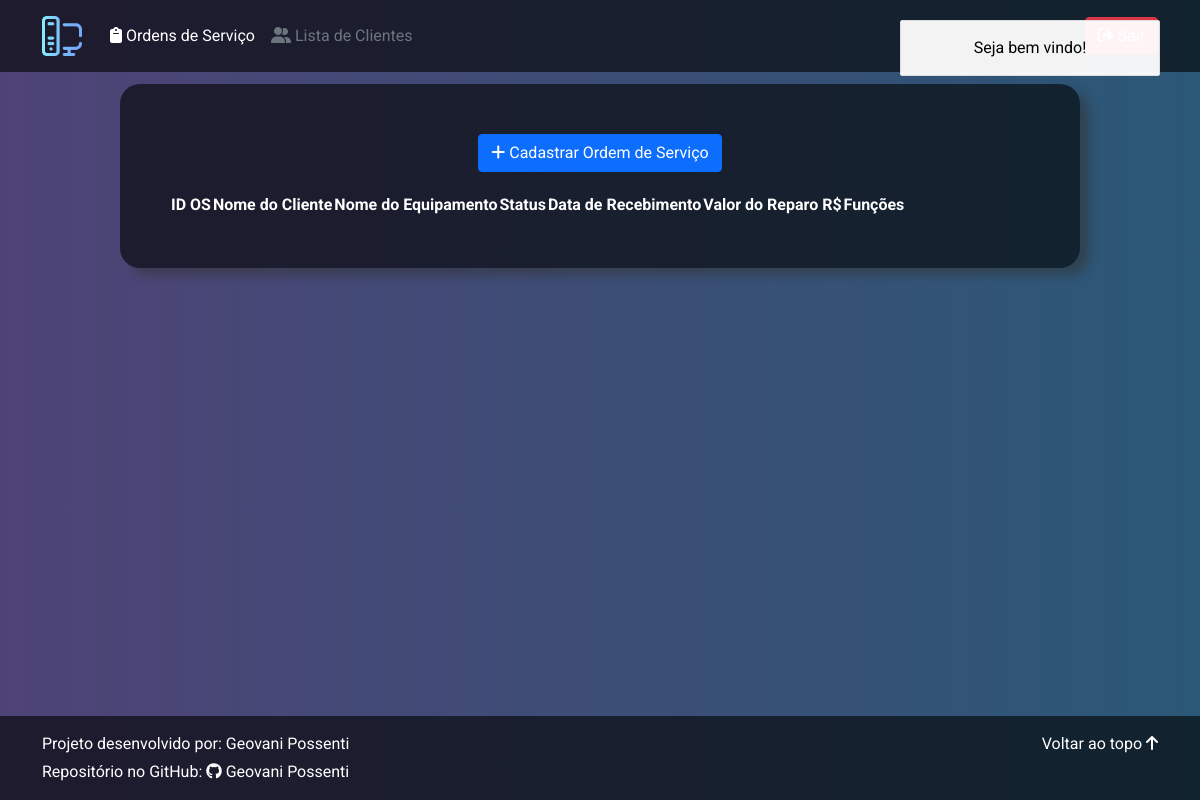
Page /Views/os.php (signed in) on the earlier database version.
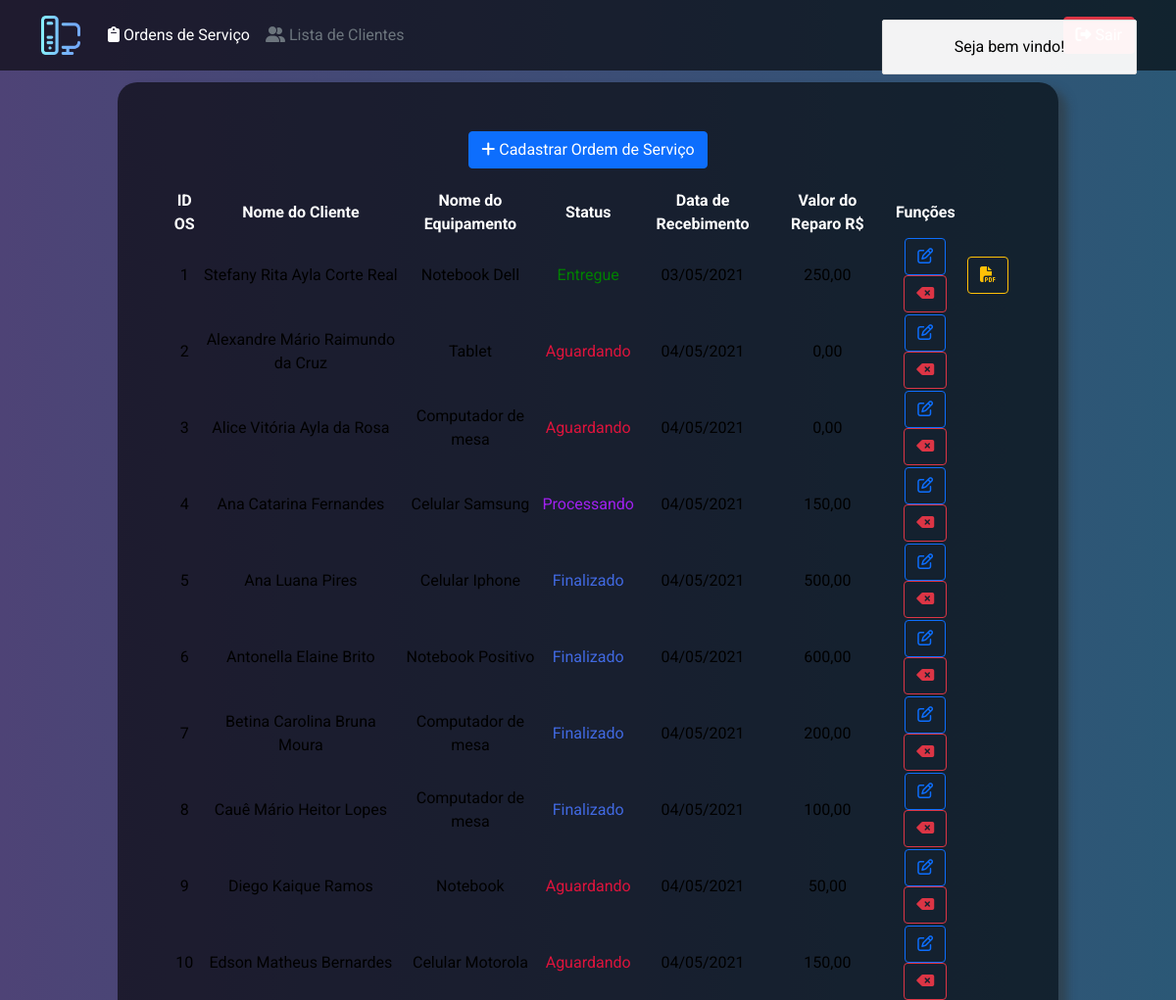
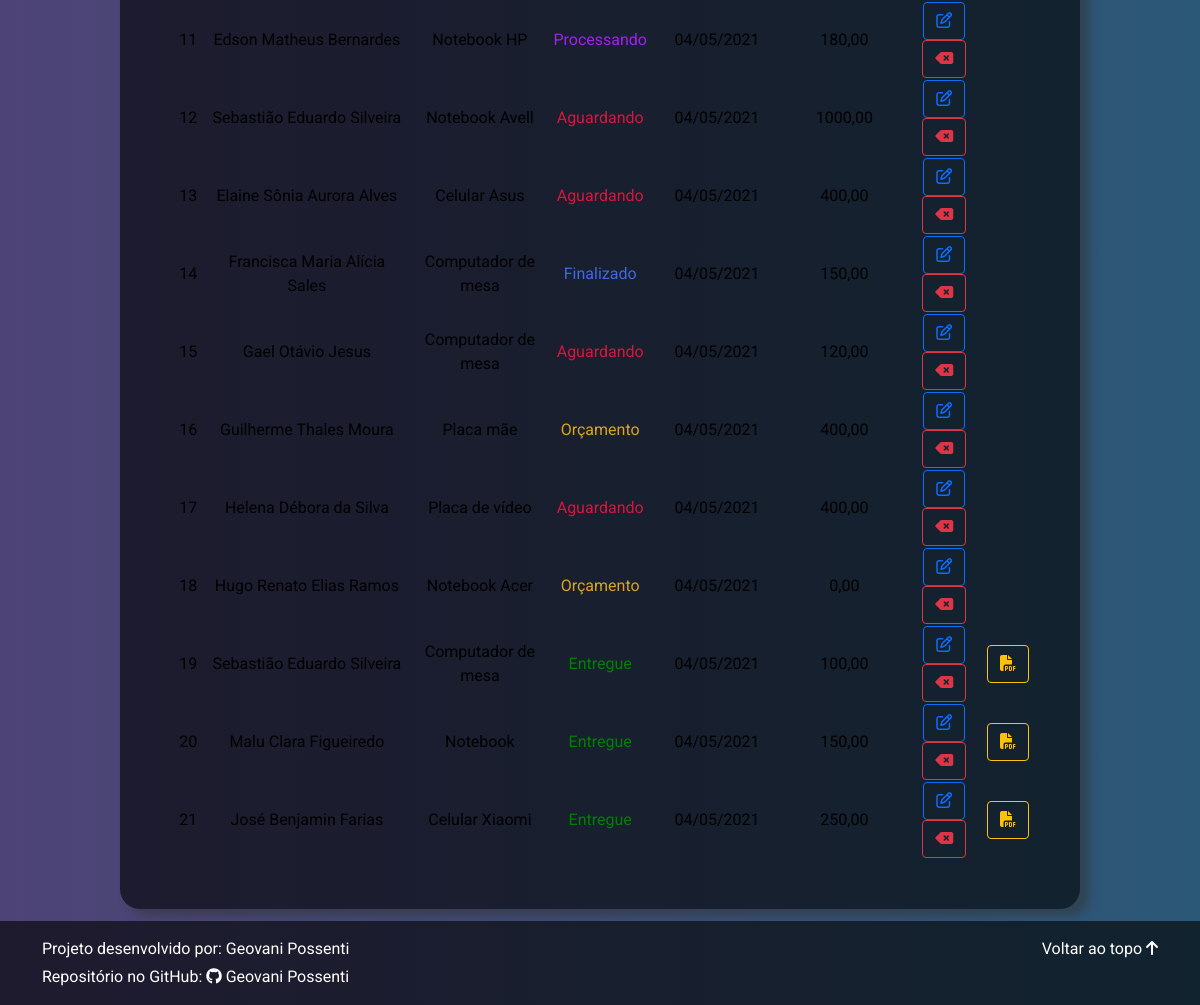
Same page on the later database version (2 pictures, top to bottom).
### tables this page shows
CREATE TABLE `os_pendente` (
  `id_os_pendente` int(11) NOT NULL,
  `id_cliente` int(11) NOT NULL,
  `nome_equipamento` varchar(255) DEFAULT NULL,
  `descricao_defeito` varchar(255) DEFAULT NULL,
  `descricao_reparo` varchar(255) DEFAULT NULL,
  `status` varchar(255) NOT NULL,
  `data_recebimento` date NOT NULL,
  `data_entrega_cliente` date DEFAULT NULL,
  `valor_reparo` decimal(10,2) DEFAULT NULL,
  `link_webZap` varchar(1000) NOT NULL
);

CREATE TABLE `clientes` (
  `id_cliente` int(11) NOT NULL,
  `nome_cliente` varchar(255) NOT NULL,
  `cpf_cliente` varchar(14) DEFAULT NULL,
  `celular_cliente` varchar(20) DEFAULT NULL,
  `telefone_cliente` varchar(20) DEFAULT NULL
);

### App/Models/Mysql.php (called while the page is built, shortened)
<?php
class Mysql{
    private static $instance;
    private $con;
    public function __construct(){
        try {
            $this->host ="127.0.0.1";
            $this->dbname = "lojamatrix";
            $this->root = "root";
            $this->pass = "";
            $this->con = new PDO("mysql:host=$this->host;dbname=$this->dbname;charset=utf8","$this->root","$this->pass");
        }catch (Exception $e) {
            echo "Falha na tentativa de conectar ao banco! " . $e->getMessage();
        }
    }
    public static function getInstance(){
        if(!self::$instance) {
            self::$instance = new self();
        }
        return self::$instance;
    }
    public function readQuery($query){
        if ($this->con != null){
            $sql = $this->con->prepare($query);
            $sql->execute();
            $dados = $sql->fetchAll(PDO::FETCH_ASSOC);
        }else{
            return -1;
        }
        return $dados;
    }
    public function inverteData($data){
        if(count(explode("/",$data)) > 1){
            return implode("-",array_reverse(explode("/",$data)));
        }elseif(count(explode("-",$data)) > 1){
            return implode("/",array_reverse(explode("-",$data)));
        }
    }
}

### App/Models/OrderService.php (called while the page is built, shortened)
<?php
class OrderService{
    private $con;
    public function __construct($conMysql){
        $this->con = $conMysql;
    }
    public function listaOS(){
        $query = "SELECT `p`.`id_os_pendente`, `p`.`nome_equipamento`, `p`.`descricao_defeito`, `p`.`descricao_reparo`, `p`.`status` ,`p`.`data_recebimento`, `p`.`data_entrega_cliente`, `p`.`valor_reparo`, `u`.`nome_cliente` FROM `os_pendente` `P` join `clientes` `U` on (`P`.`id_cliente` = `U`.`id_cliente`)";
        $sql = $this->con->readQuery($query);
        return $sql;
    }
}

### Views/os.php (the view, shortened to what the changed rows need)
<?php
    include '../App/Models/Mysql.php';
    include '../App/Models/OrderService.php';
    $mysql = new Mysql;
    $con = Mysql::getInstance();
    $dbModelOs = new OrderService($con);
    $arrayBancoOs = $dbModelOs->listaOS();
?>
<!DOCTYPE html>
<html lang="pt-br">
    <head>
        <link href="https://cdn.jsdelivr.net/npm/bootstrap@5.0.0-beta3/dist/css/bootstrap.min.css" rel="stylesheet">
        <link rel="stylesheet" href="../Source/lib/alertifyjs/css/alertify.min.css">
        <link rel="stylesheet" href="../Source/lib/alertifyjs/css/themes/default.min.css">
        <link rel="stylesheet" type="text/css" href="https://cdn.datatables.net/1.10.24/css/jquery.dataTables.css">
        <link href="https://cdn.jsdelivr.net/npm/select2@4.1.0-rc.0/dist/css/select2.min.css" rel="stylesheet" />
        <link rel="stylesheet" href="../Source/css/select2-bootstrap5.min.css">
        <link rel="stylesheet" href="../Source/css/styleOs.css">
    </head>
    <body class="fundo">
        <section>
            <div class="quadrado">
                <div>
                    <table id="table_os" class="display text-center cell-border">
                        <thead style="color: white;">
                            <tr>
                                <th title="Filtrar por:">ID OS</th>
                                <th title="Filtrar por:">Nome do Cliente</th>
                                <th title="Filtrar por:">Nome do Equipamento</th>
                                <th title="Filtrar por:">Status</th>
                                <th title="Filtrar por:">Data de Recebimento</th>
                                <th title="Filtrar por:">Valor do Reparo R$</th>
                                <th title="Filtrar por:">Funções</th>
                                <th title="Filtrar por:"></th>
                            </tr>
                        </thead>
                        <tbody>
                            <?php foreach($arrayBancoOs as $row){
                                switch($row['status']){
                                    case 'Orçamento':
                                        $color = "#DAA520";
                                    break;
                                    case 'Aguardando':
                                        $color = "#DC143C";
                                    break;
                                    case 'Processando':
                                        $color = "#A020F0";
                                    break;
                                    case 'Finalizado':
                                        $color = "#4169E1";
                                    break;
                                    case 'Entregue':
                                        $color = "#008000";
                                    break;
                                }
                            ?>
                            <tr>
                                <td class="btnDetailsOs" title="Ver todos os detalhes"><?php echo $row['id_os_pendente']; ?></td>
                                <td class="btnDetailsOs" title="Ver todos os detalhes"><?php echo $row['nome_cliente']; ?></td>
                                <td class="btnDetailsOs" title="Ver todos os detalhes"><?php echo $row['nome_equipamento']; ?></td>
                                <td class="btnDetailsOs" style="color: <?php echo $color; ?>" title="Ver todos os detalhes"><?php echo $row['status']; ?></td>
                                <td class="btnDetailsOs" title="Ver todos os detalhes"><?php echo $mysql->inverteData($row['data_recebimento']); ?></td>
                                <td class="btnDetailsOs" title="Ver todos os detalhes"><?php echo str_replace('.', ',', $row['valor_reparo']); ?></td>
                                <td class="text-center">
                                    <form action="../App/Controls/control_os.php?op=del" method="POST">
                                        <button type="button" class="btn btn-outline-primary btnEdit" value="Alterar" title="Alterar">
                                            <i class="far fa-edit"></i>
                                        </button>
                                        <button type="submit" class="btn btn-outline-danger" value="Deletar" title="Deletar">
                                            <i class="fas fa-backspace"></i>
                                        </button>
                                    </form>
                                </td>
                                <td class="text-center">
                                    <?php if($row['status'] == 'Entregue'){ ?>
                                        <form action="relatorio.php" method="POST" target="_blank">
                                            <button type="submit" class="btn btn-outline-warning" title="Gerar Relatório">
                                                <i class="fas fa-file-pdf"></i>
                                            </button>
                                        </form>
                                    <?php } ?>
                                </td>
                            </tr>
                            <?php } ?>
                        </tbody>
                    </table>
                </div>
            </div>
        </section>
    </body>
</html>

Differences in the rows shown:
added os_pendente: id_os_pendente "1", id_cliente.nome_cliente "Stefany Rita Ayla Corte Real", nome_equipamento "Notebook Dell", status "Entregue", data_recebimento "03/05/2021", valor_reparo "250,00"
added os_pendente: id_os_pendente "2", id_cliente.nome_cliente "Alexandre Mário Raimundo da Cruz", nome_equipamento "Tablet", status "Aguardando", data_recebimento "04/05/2021", valor_reparo "0,00"
added os_pendente: id_os_pendente "3", id_cliente.nome_cliente "Alice Vitória Ayla da Rosa", nome_equipamento "Computador de mesa", status "Aguardando", data_recebimento "04/05/2021", valor_reparo "0,00"
added os_pendente: id_os_pendente "4", id_cliente.nome_cliente "Ana Catarina Fernandes", nome_equipamento "Celular Samsung", status "Processando", data_recebimento "04/05/2021", valor_reparo "150,00"
added os_pendente: id_os_pendente "5", id_cliente.nome_cliente "Ana Luana Pires", nome_equipamento "Celular Iphone", status "Finalizado", data_recebimento "04/05/2021", valor_reparo "500,00"
added os_pendente: id_os_pendente "6", id_cliente.nome_cliente "Antonella Elaine Brito", nome_equipamento "Notebook Positivo", status "Finalizado", data_recebimento "04/05/2021", valor_reparo "600,00"
added os_pendente: id_os_pendente "7", id_cliente.nome_cliente "Betina Carolina Bruna Moura", nome_equipamento "Computador de mesa", status "Finalizado", data_recebimento "04/05/2021", valor_reparo "200,00"
added os_pendente: id_os_pendente "8", id_cliente.nome_cliente "Cauê Mário Heitor Lopes", nome_equipamento "Computador de mesa", status "Finalizado", data_recebimento "04/05/2021", valor_reparo "100,00"
added os_pendente: id_os_pendente "9", id_cliente.nome_cliente "Diego Kaique Ramos", nome_equipamento "Notebook", status "Aguardando", data_recebimento "04/05/2021", valor_reparo "50,00"
added os_pendente: id_os_pendente "10", id_cliente.nome_cliente "Edson Matheus Bernardes", nome_equipamento "Celular Motorola", status "Aguardando", data_recebimento "04/05/2021", valor_reparo "150,00"
added os_pendente: id_os_pendente "11", id_cliente.nome_cliente "Edson Matheus Bernardes", nome_equipamento "Notebook HP", status "Processando", data_recebimento "04/05/2021", valor_reparo "180,00"
added os_pendente: id_os_pendente "12", id_cliente.nome_cliente "Sebastião Eduardo Silveira", nome_equipamento "Notebook Avell", status "Aguardando", data_recebimento "04/05/2021", valor_reparo "1000,00"
added os_pendente: id_os_pendente "13", id_cliente.nome_cliente "Elaine Sônia Aurora Alves", nome_equipamento "Celular Asus", status "Aguardando", data_recebimento "04/05/2021", valor_reparo "400,00"
added os_pendente: id_os_pendente "14", id_cliente.nome_cliente "Francisca Maria Alícia Sales", nome_equipamento "Computador de mesa", status "Finalizado", data_recebimento "04/05/2021", valor_reparo "150,00"
added os_pendente: id_os_pendente "15", id_cliente.nome_cliente "Gael Otávio Jesus", nome_equipamento "Computador de mesa", status "Aguardando", data_recebimento "04/05/2021", valor_reparo "120,00"
added os_pendente: id_os_pendente "16", id_cliente.nome_cliente "Guilherme Thales Moura", nome_equipamento "Placa mãe", status "Orçamento", data_recebimento "04/05/2021", valor_reparo "400,00"
added os_pendente: id_os_pendente "17", id_cliente.nome_cliente "Helena Débora da Silva", nome_equipamento "Placa de vídeo", status "Aguardando", data_recebimento "04/05/2021", valor_reparo "400,00"
added os_pendente: id_os_pendente "18", id_cliente.nome_cliente "Hugo Renato Elias Ramos", nome_equipamento "Notebook Acer", status "Orçamento", data_recebimento "04/05/2021", valor_reparo "0,00"
added os_pendente: id_os_pendente "19", id_cliente.nome_cliente "Sebastião Eduardo Silveira", nome_equipamento "Computador de mesa", status "Entregue", data_recebimento "04/05/2021", valor_reparo "100,00"
added os_pendente: id_os_pendente "20", id_cliente.nome_cliente "Malu Clara Figueiredo", nome_equipamento "Notebook", status "Entregue", data_recebimento "04/05/2021", valor_reparo "150,00"
added os_pendente: id_os_pendente "21", id_cliente.nome_cliente "José Benjamin Farias", nome_equipamento "Celular Xiaomi", status "Entregue", data_recebimento "04/05/2021", valor_reparo "250,00"
